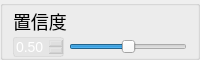
                   <widget class="QGroupBox" name="groupBox_5">
                    <property name="minimumSize">
                     <size>
                      <width>0</width>
                      <height>60</height>
                     </size>
                    </property>
                    <property name="maximumSize">
                     <size>
                      <width>16777215</width>
                      <height>60</height>
                     </size>
                    </property>
                    <property name="styleSheet">
                     <string notr="true">#groupBox_5{
border:none;
}</string>
                    </property>
                    <property name="title">
                     <string/>
                    </property>
                    <layout class="QVBoxLayout" name="verticalLayout_7">
                     <property name="spacing">
                      <number>0</number>
                     </property>
                     <property name="leftMargin">
                      <number>10</number>
                     </property>
                     <property name="topMargin">
                      <number>0</number>
                     </property>
                     <property name="rightMargin">
                      <number>10</number>
                     </property>
                     <property name="bottomMargin">
                      <number>0</number>
                     </property>
                     <item>
                      <widget class="QLabel" name="label_10">
                       <property name="styleSheet">
                        <string notr="true">font-size:18px;</string>
                       </property>
                       <property name="text">
                        <string>置信度</string>
                       </property>
                      </widget>
                     </item>
                     <item>
                      <layout class="QHBoxLayout" name="horizontalLayout_12">
                       <property name="spacing">
                        <number>5</number>
                       </property>
                       <item>
                        <widget class="QDoubleSpinBox" name="confSpinBox">
                         <property name="styleSheet">
                          <string notr="true">QDoubleSpinBox{
background:rgba(200, 200, 200,50);
color:white;
font-size: 14px;
font-family: &quot;Microsoft YaHei UI&quot;;
border-style: solid;
border-width: 1px;
border-color: rgba(200, 200, 200,100);
border-radius: 3px;}

QDoubleSpinBox::down-button{
background:rgba(200, 200, 200,0);
border-image: url(:/images/icon/箭头_列表展开.png);}
QDoubleSpinBox::down-button::hover{
background:rgba(200, 200, 200,100);
border-image: url(:/images/icon/箭头_列表展开.png);}

QDoubleSpinBox::up-button{
background:rgba(200, 200, 200,0);
border-image: url(:/images/icon/箭头_列表收起.png);}
QDoubleSpinBox::up-button::hover{
background:rgba(200, 200, 200,100);
border-image: url(:/images/icon/箭头_列表收起.png);}
</string>
                         </property>
                         <property name="maximum">
                          <double>1.000000000000000</double>
                         </property>
                         <property name="singleStep">
                          <double>0.010000000000000</double>
                         </property>
                         <property name="value">
                          <double>0.500000000000000</double>
                         </property>
                        </widget>
                       </item>
                       <item>
                        <widget class="QSlider" name="confSlider">
                         <property name="styleSheet">
                          <string notr="true"/>
                         </property>
                         <property name="maximum">
                          <number>100</number>
                         </property>
                         <property name="value">
                          <number>50</number>
                         </property>
                         <property name="orientation">
                          <enum>Qt::Horizontal</enum>
                         </property>
                        </widget>
                       </item>
                      </layout>
                     </item>
                    </layout>
                   </widget>
